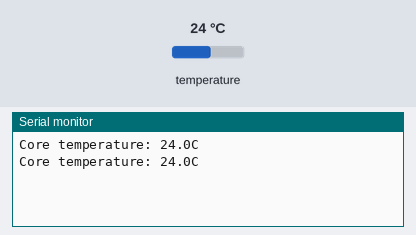
A sketch run on a simulated Raspberry Pi Pico. On the bench: the last lines printed to the serial monitor. The test bench sets the inputs (shaded band); at power-on: temperature 24 °C.

Above: at 1.9 s.
2.0 s: temperature set to 12 °C
At 3.3 s:
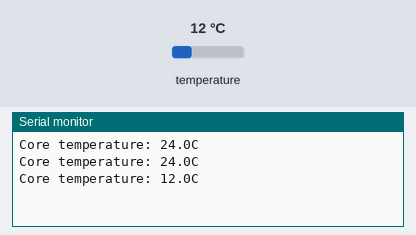
3.5 s: temperature set to 19 °C
At 4.6 s:
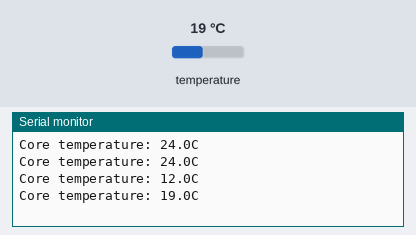
Timing chart, 0 to 6.5 s (numbered marks = the images above; inputs shaded):
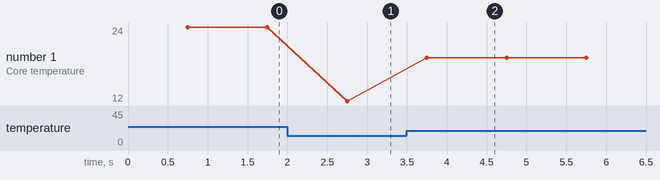

The sketch:

core_temperature_plotter.ino
```cpp
void setup() {
  Serial.begin(115200);
  delay(750);
}

void loop() {
  Serial.printf("Core temperature: %2.1fC\n", analogReadTemp());
  delay(1000);
}
```

Measured:
- after the input at 2.0 s, the serial monitor: prints a new line after 0.75 s (image 1)
- after the input at 3.5 s, the serial monitor: prints a new line after 0.25 s (image 2)
- plotted number 1: 24 → 12 after the input at 2.0 s, 12 → 19 after the input at 3.5 s
